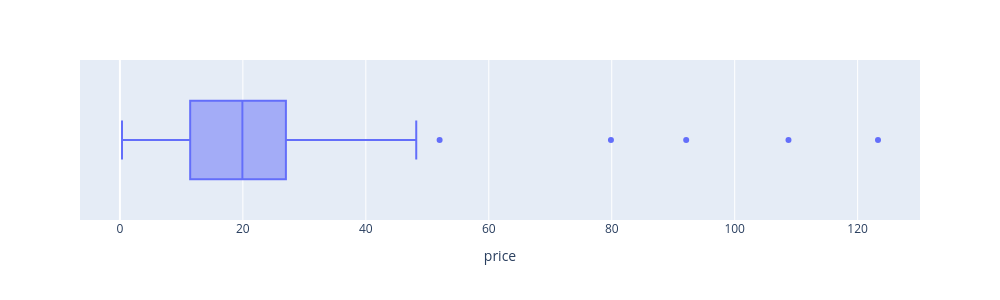

The notebook cell this image was saved under:
### Code cell
fig = px.box(product_prices_df, x="price", width=1000, height = 300)
fig.show()

### Figure 1 — Plotly figure (JSON) as saved in the notebook; plotly's stock layout.template omitted (floating-point values rounded to 4 significant figures; data arrays with more than 128 entries replaced by an {"elided": "..."} marker saying what was removed)
{"data": [{"alignmentgroup": "True", "hovertemplate": "price=%{x}<extra></extra>", "legendgroup": "", "marker": {"color": "#636efa"}, "name": "", "notched": false, "offsetgroup": "", "orientation": "h", "showlegend": false, "type": "box", "x": {"elided": "230 float values"}, "x0": " ", "xaxis": "x", "y0": " ", "yaxis": "y"}], "layout": {"boxmode": "group", "height": 300, "legend": {"tracegroupgap": 0}, "margin": {"t": 60}, "width": 1000, "xaxis": {"anchor": "y", "domain": [0, 1], "title": {"text": "price"}}, "yaxis": {"anchor": "x", "domain": [0, 1]}}}
